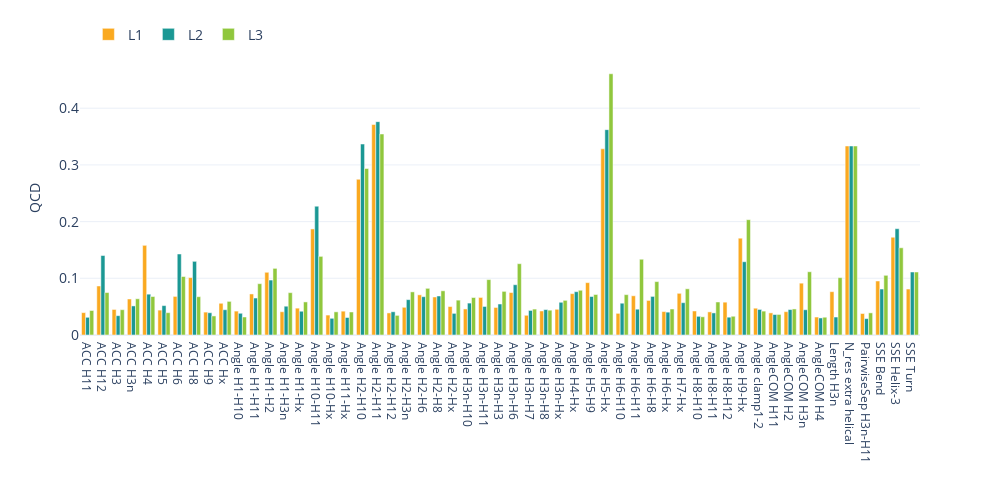

Notebook cell for this chart:
### Code cell
fig = px.bar(pd.melt(shared_df_flex, id_vars=['names'], value_vars=['L1', 'L2', 'L3']), x='names', y='value',
             barmode='group', color='variable', color_discrete_sequence=['#faa920', '#1b9894', '#90c73d'])


fig.update_layout(template='plotly_white',
                  legend=dict(font=dict(size=14),
                    title="",
                    orientation="h",
                    yanchor="top",
                    y=1.15,
                    xanchor="left",
                    x=0.01),
                  yaxis_title="QCD",
                  yaxis = dict(tickfont = dict(size=14)),
                  font=dict(size=12),
                  xaxis_title="",
                  height=500, width=1000)

fig.show()

### Figure 1 — Plotly figure (JSON) as saved in the notebook; plotly's stock layout.template omitted (floating-point values rounded to 4 significant figures)
{"data": [{"alignmentgroup": "True", "hovertemplate": "variable=L1<br>names=%{x}<br>value=%{y}<extra></extra>", "legendgroup": "L1", "marker": {"color": "#faa920", "pattern": {"shape": ""}}, "name": "L1", "offsetgroup": "L1", "orientation": "v", "showlegend": true, "textposition": "auto", "type": "bar", "x": ["ACC H11", "ACC H12", "ACC H3", "ACC H3n", "ACC H4", "ACC H5", "ACC H6", "ACC H8", "ACC H9", "ACC Hx", "Angle H1-H10", "Angle H1-H11", "Angle H1-H2", "Angle H1-H3n", "Angle H1-Hx", "Angle H10-H11", "Angle H10-Hx", "Angle H11-Hx", "Angle H2-H10", "Angle H2-H11", "Angle H2-H12", "Angle H2-H3n", "Angle H2-H6", "Angle H2-H8", "Angle H2-Hx", "Angle H3n-H10", "Angle H3n-H11", "Angle H3n-H3", "Angle H3n-H6", "Angle H3n-H7", "Angle H3n-H8", "Angle H3n-Hx", "Angle H4-Hx", "Angle H5-H9", "Angle H5-Hx", "Angle H6-H10", "Angle H6-H11", "Angle H6-H8", "Angle H6-Hx", "Angle H7-Hx", "Angle H8-H10", "Angle H8-H11", "Angle H8-H12", "Angle H9-Hx", "Angle clamp1-2", "AngleCOM H11", "AngleCOM H2", "AngleCOM H3n", "AngleCOM H4", "Length H3n", "N_res extra helical", "PairwiseSep H3n-H11", "SSE Bend", "SSE Helix-3", "SSE Turn"], "xaxis": "x", "y": [0.03947, 0.08647, 0.04506, 0.06352, 0.1582, 0.0439, 0.06806, 0.1013, 0.04039, 0.05597, 0.04215, 0.07241, 0.1106, 0.04104, 0.04737, 0.1871, 0.03516, 0.04203, 0.2747, 0.3712, 0.03893, 0.04886, 0.07086, 0.06706, 0.05019, 0.04594, 0.06622, 0.0486, 0.07489, 0.03476, 0.04239, 0.04537, 0.07298, 0.09235, 0.3284, 0.03818, 0.06917, 0.06099, 0.04131, 0.07351, 0.04238, 0.04076, 0.0579, 0.1707, 0.04727, 0.03903, 0.04118, 0.09141, 0.0317, 0.07642, 0.3333, 0.03792, 0.09524, 0.1724, 0.08108], "yaxis": "y"}, {"alignmentgroup": "True", "hovertemplate": "variable=L2<br>names=%{x}<br>value=%{y}<extra></extra>", "legendgroup": "L2", "marker": {"color": "#1b9894", "pattern": {"shape": ""}}, "name": "L2", "offsetgroup": "L2", "orientation": "v", "showlegend": true, "textposition": "auto", "type": "bar", "x": ["ACC H11", "ACC H12", "ACC H3", "ACC H3n", "ACC H4", "ACC H5", "ACC H6", "ACC H8", "ACC H9", "ACC Hx", "Angle H1-H10", "Angle H1-H11", "Angle H1-H2", "Angle H1-H3n", "Angle H1-Hx", "Angle H10-H11", "Angle H10-Hx", "Angle H11-Hx", "Angle H2-H10", "Angle H2-H11", "Angle H2-H12", "Angle H2-H3n", "Angle H2-H6", "Angle H2-H8", "Angle H2-Hx", "Angle H3n-H10", "Angle H3n-H11", "Angle H3n-H3", "Angle H3n-H6", "Angle H3n-H7", "Angle H3n-H8", "Angle H3n-Hx", "Angle H4-Hx", "Angle H5-H9", "Angle H5-Hx", "Angle H6-H10", "Angle H6-H11", "Angle H6-H8", "Angle H6-Hx", "Angle H7-Hx", "Angle H8-H10", "Angle H8-H11", "Angle H8-H12", "Angle H9-Hx", "Angle clamp1-2", "AngleCOM H11", "AngleCOM H2", "AngleCOM H3n", "AngleCOM H4", "Length H3n", "N_res extra helical", "PairwiseSep H3n-H11", "SSE Bend", "SSE Helix-3", "SSE Turn"], "xaxis": "x", "y": [0.03122, 0.1402, 0.03409, 0.05128, 0.07203, 0.05185, 0.1429, 0.1299, 0.03928, 0.04459, 0.03833, 0.06521, 0.09692, 0.05079, 0.0419, 0.2272, 0.02944, 0.03087, 0.3368, 0.3763, 0.04096, 0.06236, 0.06759, 0.06883, 0.03817, 0.05628, 0.05034, 0.05469, 0.08867, 0.04333, 0.04482, 0.05772, 0.07638, 0.0679, 0.3622, 0.05607, 0.0455, 0.06804, 0.04031, 0.05701, 0.03295, 0.03895, 0.03142, 0.1292, 0.04506, 0.03611, 0.04487, 0.04456, 0.03007, 0.0317, 0.3333, 0.02885, 0.08108, 0.1875, 0.1111], "yaxis": "y"}, {"alignmentgroup": "True", "hovertemplate": "variable=L3<br>names=%{x}<br>value=%{y}<extra></extra>", "legendgroup": "L3", "marker": {"color": "#90c73d", "pattern": {"shape": ""}}, "name": "L3", "offsetgroup": "L3", "orientation": "v", "showlegend": true, "textposition": "auto", "type": "bar", "x": ["ACC H11", "ACC H12", "ACC H3", "ACC H3n", "ACC H4", "ACC H5", "ACC H6", "ACC H8", "ACC H9", "ACC Hx", "Angle H1-H10", "Angle H1-H11", "Angle H1-H2", "Angle H1-H3n", "Angle H1-Hx", "Angle H10-H11", "Angle H10-Hx", "Angle H11-Hx", "Angle H2-H10", "Angle H2-H11", "Angle H2-H12", "Angle H2-H3n", "Angle H2-H6", "Angle H2-H8", "Angle H2-Hx", "Angle H3n-H10", "Angle H3n-H11", "Angle H3n-H3", "Angle H3n-H6", "Angle H3n-H7", "Angle H3n-H8", "Angle H3n-Hx", "Angle H4-Hx", "Angle H5-H9", "Angle H5-Hx", "Angle H6-H10", "Angle H6-H11", "Angle H6-H8", "Angle H6-Hx", "Angle H7-Hx", "Angle H8-H10", "Angle H8-H11", "Angle H8-H12", "Angle H9-Hx", "Angle clamp1-2", "AngleCOM H11", "AngleCOM H2", "AngleCOM H3n", "AngleCOM H4", "Length H3n", "N_res extra helical", "PairwiseSep H3n-H11", "SSE Bend", "SSE Helix-3", "SSE Turn"], "xaxis": "x", "y": [0.04322, 0.07489, 0.04464, 0.0639, 0.06789, 0.03941, 0.1031, 0.06757, 0.03361, 0.0593, 0.03177, 0.09052, 0.1175, 0.07469, 0.05835, 0.1387, 0.04085, 0.04058, 0.2937, 0.3545, 0.03462, 0.07608, 0.08231, 0.07794, 0.06149, 0.0661, 0.09772, 0.07696, 0.1258, 0.04572, 0.04377, 0.06114, 0.07891, 0.07143, 0.4608, 0.07117, 0.1336, 0.09419, 0.04585, 0.08148, 0.03211, 0.05825, 0.03307, 0.2034, 0.04212, 0.03626, 0.04595, 0.1115, 0.03136, 0.1012, 0.3333, 0.03907, 0.1053, 0.1538, 0.1111], "yaxis": "y"}], "layout": {"barmode": "group", "font": {"size": 12}, "height": 500, "legend": {"font": {"size": 14}, "orientation": "h", "title": {"text": ""}, "tracegroupgap": 0, "x": 0.01, "xanchor": "left", "y": 1.15, "yanchor": "top"}, "margin": {"t": 60}, "width": 1000, "xaxis": {"anchor": "y", "domain": [0, 1], "title": {"text": ""}}, "yaxis": {"anchor": "x", "domain": [0, 1], "tickfont": {"size": 14}, "title": {"text": "QCD"}}}}
